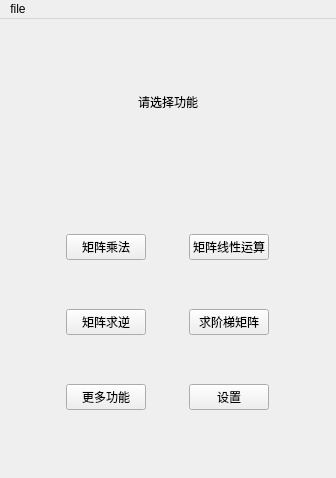
<?xml version="1.0" encoding="UTF-8"?>
<ui version="4.0">
 <class>mainscene</class>
 <widget class="QMainWindow" name="mainscene">
  <property name="geometry">
   <rect>
    <x>0</x>
    <y>0</y>
    <width>336</width>
    <height>478</height>
   </rect>
  </property>
  <property name="windowTitle">
   <string>mainscene</string>
  </property>
  <property name="windowIcon">
   <iconset resource="res/res.qrc">
    <normaloff>:/icon.ico</normaloff>:/icon.ico</iconset>
  </property>
  <widget class="QWidget" name="centralWidget">
   <layout class="QGridLayout" name="gridLayout_2">
    <item row="2" column="4">
     <spacer name="horizontalSpacer_6">
      <property name="orientation">
       <enum>Qt::Horizontal</enum>
      </property>
      <property name="sizeHint" stdset="0">
       <size>
        <width>40</width>
        <height>20</height>
       </size>
      </property>
     </spacer>
    </item>
    <item row="2" column="0">
     <spacer name="horizontalSpacer_5">
      <property name="orientation">
       <enum>Qt::Horizontal</enum>
      </property>
      <property name="sizeHint" stdset="0">
       <size>
        <width>40</width>
        <height>20</height>
       </size>
      </property>
     </spacer>
    </item>
    <item row="0" column="3" colspan="2">
     <spacer name="horizontalSpacer_4">
      <property name="orientation">
       <enum>Qt::Horizontal</enum>
      </property>
      <property name="sizeHint" stdset="0">
       <size>
        <width>40</width>
        <height>20</height>
       </size>
      </property>
     </spacer>
    </item>
    <item row="0" column="0" colspan="2">
     <spacer name="horizontalSpacer_3">
      <property name="orientation">
       <enum>Qt::Horizontal</enum>
      </property>
      <property name="sizeType">
       <enum>QSizePolicy::Minimum</enum>
      </property>
      <property name="sizeHint" stdset="0">
       <size>
        <width>40</width>
        <height>20</height>
       </size>
      </property>
     </spacer>
    </item>
    <item row="0" column="2">
     <widget class="QWidget" name="widget" native="true">
      <layout class="QHBoxLayout" name="horizontalLayout">
       <item>
        <widget class="QLabel" name="welcomelabel">
         <property name="text">
          <string>请选择功能</string>
         </property>
         <property name="alignment">
          <set>Qt::AlignCenter</set>
         </property>
        </widget>
       </item>
      </layout>
     </widget>
    </item>
    <item row="1" column="2">
     <spacer name="verticalSpacer">
      <property name="orientation">
       <enum>Qt::Vertical</enum>
      </property>
      <property name="sizeType">
       <enum>QSizePolicy::Minimum</enum>
      </property>
      <property name="sizeHint" stdset="0">
       <size>
        <width>20</width>
        <height>40</height>
       </size>
      </property>
     </spacer>
    </item>
    <item row="1" column="1" rowspan="2" colspan="3">
     <widget class="QWidget" name="widget_2" native="true">
      <layout class="QGridLayout" name="gridLayout">
       <item row="2" column="2">
        <widget class="QPushButton" name="pushButton_setting">
         <property name="text">
          <string>设置</string>
         </property>
        </widget>
       </item>
       <item row="1" column="0">
        <widget class="QPushButton" name="btn_reverse">
         <property name="text">
          <string>矩阵求逆</string>
         </property>
        </widget>
       </item>
       <item row="2" column="0">
        <widget class="QPushButton" name="pushButton_more">
         <property name="text">
          <string>更多功能</string>
         </property>
        </widget>
       </item>
       <item row="0" column="2">
        <widget class="QPushButton" name="btn_linear">
         <property name="text">
          <string>矩阵线性运算</string>
         </property>
        </widget>
       </item>
       <item row="0" column="0">
        <widget class="QPushButton" name="btn_multiple">
         <property name="text">
          <string>矩阵乘法</string>
         </property>
        </widget>
       </item>
       <item row="1" column="2">
        <widget class="QPushButton" name="pushButton_step">
         <property name="text">
          <string>求阶梯矩阵</string>
         </property>
        </widget>
       </item>
       <item row="0" column="1">
        <spacer name="horizontalSpacer">
         <property name="orientation">
          <enum>Qt::Horizontal</enum>
         </property>
         <property name="sizeHint" stdset="0">
          <size>
           <width>40</width>
           <height>20</height>
          </size>
         </property>
        </spacer>
       </item>
      </layout>
     </widget>
    </item>
   </layout>
  </widget>
  <widget class="QMenuBar" name="menuBar">
   <property name="geometry">
    <rect>
     <x>0</x>
     <y>0</y>
     <width>336</width>
     <height>26</height>
    </rect>
   </property>
   <widget class="QMenu" name="menuopen">
    <property name="title">
     <string>file</string>
    </property>
    <addaction name="separator"/>
    <addaction name="openmatrixaction"/>
   </widget>
   <addaction name="menuopen"/>
  </widget>
  <action name="openmatrixaction">
   <property name="text">
    <string>open a matrix</string>
   </property>
  </action>
 </widget>
 <layoutdefault spacing="6" margin="11"/>
 <resources>
  <include location="res/res.qrc"/>
 </resources>
 <connections/>
</ui>
